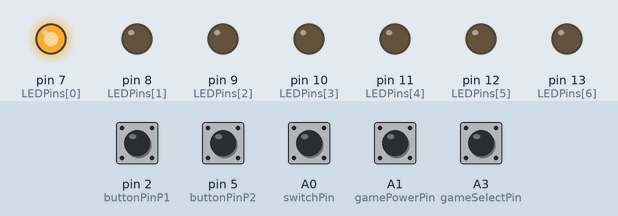
A sketch run on a simulated Arduino Uno, built with avr-gcc and run on an emulated ATmega328P. Parts: output pins drawn as LEDs (lit = HIGH). The test bench sets the inputs (shaded band); at power-on: A0 (switchPin), A1 (gamePowerPin), A3 (gameSelectPin), pin 2 (buttonPinP1), pin 5 (buttonPinP2) HIGH. What the sketch prints to the serial monitor is not drawn.

Above: at 2.8 s.
2.9 s: pin 2 (buttonPinP1) pulled LOW for 1.2 s
5.6 s: A0 (switchPin) pulled LOW for 1.2 s
Timing chart, 0 to 8.6 s (numbered marks = the images above; inputs shaded):
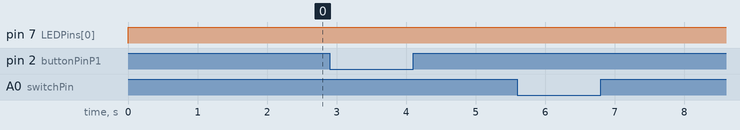

The sketch:

RLGLV2_Debug_Buttons_20230618104816.ino
```cpp
/*
 * Creator:     	Preston Gilmore/KYle Hawthorne
 * Last updated:	13 September 2022/ 21 January 2023
 * Project Name:	Red-Light Green-Light
*/

// constants won't change. They're used here to set pin numbers:
const int gamePowerPin = A1;    // the number of the game on/off Pin
const int gameSelectPin = A3;   // the number of the game select Pin (Game one/two)
const int switchPin = A0; 	    // the number of the Reset Game Switch on Remote
const int buttonPinP1 = 2; 	    // the number of the pushbutton pin - Player 1
const int buttonPinP2 = 5; 	    // the number of the pushbutton pin - Player 2
                                          // Index =>             0                   1                   2                 3                    4                    5                 6
const int LEDPins [7] = {7, 8, 9, 10, 11, 12, 13};    // { Arduino Game Light, Green LED PLayer 1, Yellow LED Player 1, Red LED Player 1, Green LED Player 2, Yellow LED Player 2, Red LED PLayer 2}
const int NumberOfLEDS = (sizeof(LEDPins)/sizeof(LEDPins[0]));

// Game constants
const int distanceToWin = 10000;
const int afterGameWaitTime = 5000;     // 5 Seconds

// Game variables
int P1Wins = 0;
int P2Wins = 0;
int P1Distance = 0;
int P2Distance = 0;
bool didP1Lose = false;
bool didP2Lose = false;
bool isNewGame = true;
int randomDuration = 0;
int gameState = 1;
int previousGameState = 1;


void setup() {
  Serial.begin(9600);
  randomSeed(analogRead(0));

  // initialize the LED pins as outputs:
  for (int i = 0; i < NumberOfLEDS; i++) {
    pinMode(LEDPins[i], OUTPUT);
  }

  // initialize the pushbutton pin as an input:
  pinMode(gamePowerPin, INPUT_PULLUP);
  pinMode(gameSelectPin, INPUT_PULLUP);
  pinMode(switchPin, INPUT_PULLUP);
  pinMode(buttonPinP2, INPUT_PULLUP);
  pinMode(buttonPinP1, INPUT_PULLUP);
}

void loop() {

  // Wait for Game Switch to Be Turned on
  digitalWrite(LEDPins[0], HIGH);
  if (digitalRead(A0) == LOW){
    Serial.println("A0 Low");
  }
    if (digitalRead(A1) == LOW){
    Serial.println("A1 Low");
  }
    if (digitalRead(A3) == LOW){
    Serial.println("A3 Low");
  }
    if (digitalRead(2) == LOW){
    Serial.println("2 Low");
  }
    if (digitalRead(5) == LOW){
    Serial.println("5 Low");
  }
  delay(1000);
  if(gamePowerPin == HIGH) {                            // While Game Pin Off....
    for (int i = 0; i < NumberOfLEDS; i++) {            // Turn Off All LED Relays (Leaves on normal light operations)
      digitalWrite(LEDPins[i], LOW);
    }
    P1Wins = 0;                                         // Reset All Game Variables
    P2Wins = 0;
    P1Distance = 0;
    P2Distance = 0;
    didP1Lose = false;
    didP2Lose = false;
    isNewGame = true;
  }
  if(gamePowerPin == LOW) {                              // Is Game turned on?
    digitalWrite(LEDPins[0], HIGH);                      // Turn on Game LED
    gameState = digitalRead(gameSelectPin);              // Read Game Select Switch
    if(gameState != previousGameState) {
      P1Wins = 0;                                        // Reset All Game Variables if Game Changed
      P2Wins = 0;
      P1Distance = 0;
      P2Distance = 0;
      didP1Lose = false;
      didP2Lose = false;
      isNewGame = true;

      previousGameState = gameState;                      // Reset Previous Game State
    }
    /* if (digitalRead(gameSelectPin) == 1) {                             // Game 1 Selected

      // Wait for a user to turn the game switch on
      while(digitalRead(switchPin) == HIGH) {
	      digitalWrite(LEDPins[1], LOW);      // P1 Green On
	      digitalWrite(LEDPins[3], LOW);      // P1 Red On
 	      digitalWrite(LEDPins[4], LOW);      // P2 Green On
	      digitalWrite(LEDPins[6], LOW);      // P2 Red On
	      delay(2000);
	      digitalWrite(LEDPins[1], HIGH);     // P1 Green Off
	      digitalWrite(LEDPins[3], HIGH);     // P1 Red Off
 	      digitalWrite(LEDPins[4], HIGH);     // P2 Green Off
	      digitalWrite(LEDPins[6], HIGH);     // P2 Red Off
	      delay(1000);
      }
      // Start new game
     while(digitalRead(switchPin) == LOW) {
	    // If new game, play the starting sequence
	      if(isNewGame) {
  	     // 1 2 3 Go!!!
  	      for(int i = 0; i < 3; i++) {
	          digitalWrite(LEDPins[3], LOW);      // P1 Red On
            digitalWrite(LEDPins[6], LOW);      // P2 Red On
    	      delay(100);
	          digitalWrite(LEDPins[3], HIGH);     // P1 Red Off
  	        digitalWrite(LEDPins[6], HIGH);     // P2 Red Off
      	    delay(900);
  	      }
  	      isNewGame = false;
  	    }

	      // Green light!!!
	      randomDuration = random(1000, 4000);
  	    for(int i = 0; i < randomDuration; i++) {
    	    digitalWrite(LEDPins[1], LOW);        // P1 Green On
          digitalWrite(LEDPins[4], LOW);        // P2 Green On

  	      // Increase the player distance while their button is held down
  	      if(digitalRead(buttonPinP1) == LOW) {
      	    P1Distance++;
  	      }
  	      if(digitalRead(buttonPinP2) == LOW) {
    	     P2Distance++;
  	      }
  	      if(P1Distance >= distanceToWin || P2Distance >= distanceToWin) {
    	     break;
  	      }
 	 	      delay(1);
	      }

	      // Turn the green light off and give a brief reaction time buffer
	      digitalWrite(LEDPins[1], HIGH);         // P1 Green Off
        digitalWrite(LEDPins[4], HIGH);         // P2 Green Off
	      delay(100);

	      // If game over, display results
	      if(P1Distance >= distanceToWin && P2Distance >= distanceToWin) {
  	      for(int i = 0; i < 3; i++) {
    	      digitalWrite(LEDPins[1], LOW);      // P1 Green On
            digitalWrite(LEDPins[4], LOW);      // P2 Green On
    	      delay(100);
	          digitalWrite(LEDPins[1], HIGH);     // P1 Green Off
            digitalWrite(LEDPins[4], HIGH);     // P2 Green Off
    	      delay(100);
  	      }
  	      P2Wins++;
  	      P1Wins++;
  	      digitalWrite(LEDPins[2], LOW);        // P1 Yellow On
          digitalWrite(LEDPins[5], LOW);        // P2 Yellow On
 	   	    isNewGame = true;
	      }
	      else if(P1Distance >= distanceToWin) {
  	      for(int i = 0; i < 3; i++) {
    	      digitalWrite(LEDPins[1], LOW);      // P1 Green On
            digitalWrite(LEDPins[4], LOW);      // P2 Green On
    	      delay(100);
	          digitalWrite(LEDPins[1], HIGH);     // P1 Green Off
            digitalWrite(LEDPins[4], HIGH);     // P2 Green Off
    	     delay(100);
        	}
          P1Wins++;
  	      digitalWrite(LEDPins[2], LOW);        // P1 Yellow On
 	       	isNewGame = true;
      	}
	      else if(P2Distance >= distanceToWin) {
        	for(int i = 0; i < 3; i++) {
    	     digitalWrite(LEDPins[1], LOW);      // P1 Green On
           digitalWrite(LEDPins[4], LOW);      // P2 Green On
        	  delay(100);
	         digitalWrite(LEDPins[1], HIGH);     // P1 Green Off
           digitalWrite(LEDPins[4], HIGH);     // P2 Green Off
        	  delay(100);
  	      }
        	P2Wins++;
  	      digitalWrite(LEDPins[5], LOW);        // P2 Yellow on
        	isNewGame = true;
	      }

	      // If the game is decided, exit the game loop
	      if(isNewGame) {
          break;
	      }

	      // Red light!!!
	      randomDuration = random(1000, 4000);
	      for(int i = 0; i < randomDuration; i++) {
	        digitalWrite(LEDPins[3], LOW);        // P1 Red On
          digitalWrite(LEDPins[6], LOW);        // P2 Red On

  	      // If a player is still holding down the button they lose
  	      if(digitalRead(buttonPinP1) == LOW) {
    	      didP1Lose = true;
  	      }
  	      if(digitalRead(buttonPinP2) == LOW) {
          	didP2Lose = true;
  	      }

  	      // If either player lost, end the game
  	      if(didP1Lose == true || didP2Lose == true) {
    	      break;
  	      }
 	   	    delay(1);
	      }

	      // Turn the red light off and give a brief reaction time buffer
        digitalWrite(LEDPins[3], HIGH);         // P1 Red Off
        digitalWrite(LEDPins[6], HIGH);         // P2 Red Off
	      delay(100);

	      // If game over, display results
	      if(didP1Lose && didP2Lose) {
  	      for(int i = 0; i < 3; i++) {
	          digitalWrite(LEDPins[3], LOW);      // P1 Red On
  	        digitalWrite(LEDPins[6], LOW);      // P2 Red On
    	      delay(100);
	          digitalWrite(LEDPins[3], HIGH);     // P1 Red Off
  	        digitalWrite(LEDPins[6], HIGH);     // P2 Red Off
    	      delay(100);
    	    }
  	      isNewGame = true;
	      }
	      else if(didP1Lose) {
  	      for(int i = 0; i < 3; i++) {
	          digitalWrite(LEDPins[3], LOW);      // P1 Red On
  	        digitalWrite(LEDPins[6], LOW);      // P2 Red On
    	      delay(100);
	          digitalWrite(LEDPins[3], HIGH);     // P1 Red Off
  	        digitalWrite(LEDPins[6], HIGH);     // P2 Red Off
    	      delay(100);
  	      }
  	      P2Wins++;
  	      digitalWrite(LEDPins[5], LOW);        // P2 Yellow On
    	    isNewGame = true;
	      }
	      else if(didP2Lose) {
  	      for(int i = 0; i < 3; i++) {
	          digitalWrite(LEDPins[3], LOW);      // P1 Red On
  	        digitalWrite(LEDPins[6], LOW);      // P2 Red On
    	      delay(100);
	          digitalWrite(LEDPins[3], HIGH);     // P1 Red Off
  	        digitalWrite(LEDPins[6], HIGH);     // P2 Red Off
    	      delay(100);
    	    }
        	P1Wins++;
  	      digitalWrite(LEDPins[2], LOW);        // P1 Yellow On
    	    isNewGame = true;
  	    }

	      //If the game is decided, exit the game loop
	      if(isNewGame) {
  	      break;
	      }
      } //End of the game loop

      //Reset game values
      P1Distance = 0;
      P2Distance = 0;
      didP1Lose = false;
      didP2Lose = false;
      isNewGame = true;

      //Wait for the user to turn the game switch off
      while(digitalRead(switchPin) == LOW) {
	      delay(1);
      }

      //Turn off All LEDs (Keep Game Power Light On)
      for (int i = 0; i < NumberOfLEDS; i++) {
       digitalWrite(LEDPins[i], HIGH);
      }
      delay(1000);

      //Blink each corresponding LED to the amount of wins that player has
      for(int i = 0; i < P1Wins || i < P2Wins; i++) {
	      if(i < P1Wins) {
  	      digitalWrite(LEDPins[2], LOW);      // P1 Yellow on
	      }
	      if(i < P2Wins) {
  	      digitalWrite(LEDPins, LOW);         // P2 Yellow On
	      }
  	    delay(100);
        for (int i = 0; i < NumberOfLEDS; i++) {    // Turn off LEDS
          digitalWrite(LEDPins[i], HIGH);
        }
	      delay(900);
      }
    }
    if(digitalRead(gameSelectPin) == 0) {                        // Game 2 Selected

    // Wait for a user to turn the game switch on
      while(digitalRead(switchPin) == HIGH) {
	      digitalWrite(LEDPins[1], LOW);      // P1 Green On
	      digitalWrite(LEDPins[3], LOW);      // P1 Red On
 	      digitalWrite(LEDPins[4], LOW);      // P2 Green On
	      digitalWrite(LEDPins[6], LOW);      // P2 Red On
	      delay(2000);
	      digitalWrite(LEDPins[1], HIGH);     // P1 Green Off
	      digitalWrite(LEDPins[3], HIGH);     // P1 Red Off
 	      digitalWrite(LEDPins[4], HIGH);     // P2 Green Off
	      digitalWrite(LEDPins[6], HIGH);     // P2 Red Off
	      delay(1000);
      }
      // Start new game
     while(digitalRead(switchPin) == LOW) {
	    // If new game, play the starting sequence
	      if(isNewGame) {
  	     // 1 2 3 Go!!!
  	      for(int i = 0; i < 3; i++) {
	          digitalWrite(LEDPins[3], LOW);      // P1 Red On
            digitalWrite(LEDPins[6], LOW);      // P2 Red On
    	      delay(100);
	          digitalWrite(LEDPins[3], HIGH);     // P1 Red Off
  	        digitalWrite(LEDPins[6], HIGH);     // P2 Red Off
      	    delay(900);
  	      }
  	      isNewGame = false;
  	    }

	      // Green light!!!
	      randomDuration = random(1000, 4000);
  	    for(int i = 0; i < randomDuration; i++) {
    	    digitalWrite(LEDPins[1], LOW);        // P1 Green On
          digitalWrite(LEDPins[4], LOW);        // P2 Green On

  	      // Check to See if a player has hit the button
  	      if(digitalRead(buttonPinP1) == LOW) {
      	    if(P2Distance >= distanceToWin) {
              P1Distance = 0;
            } else {
              P1Distance = distanceToWin;
            }
  	      }
  	      if(digitalRead(buttonPinP2) == LOW) {
    	      if(P1Distance >= distanceToWin) {
              P2Distance = 0;
            } else {
              P2Distance = distanceToWin;
            }
  	      }
  	      if(P1Distance >= distanceToWin || P2Distance >= distanceToWin) {
    	     break;
  	      }
 	 	      delay(1);
	      }

	      // Turn the green light off and give a brief reaction time buffer
	      digitalWrite(LEDPins[1], HIGH);         // P1 Green Off
        digitalWrite(LEDPins[4], HIGH);         // P2 Green Off
	      delay(100);

	      // If game over, display results
	      if(P1Distance >= distanceToWin && P2Distance >= distanceToWin) {
  	      for(int i = 0; i < 3; i++) {
    	      digitalWrite(LEDPins[1], LOW);      // P1 Green On
            digitalWrite(LEDPins[4], LOW);      // P2 Green On
    	      delay(100);
	          digitalWrite(LEDPins[1], HIGH);     // P1 Green Off
            digitalWrite(LEDPins[4], HIGH);     // P2 Green Off
    	      delay(100);
  	      }
  	      P2Wins++;
  	      P1Wins++;
  	      digitalWrite(LEDPins[2], LOW);        // P1 Yellow On
          digitalWrite(LEDPins[5], LOW);        // P2 Yellow On
 	   	    isNewGame = true;
	      }
	      else if(P1Distance >= distanceToWin) {
  	      for(int i = 0; i < 3; i++) {
    	      digitalWrite(LEDPins[1], LOW);      // P1 Green On
            digitalWrite(LEDPins[4], LOW);      // P2 Green On
    	      delay(100);
	          digitalWrite(LEDPins[1], HIGH);     // P1 Green Off
            digitalWrite(LEDPins[4], HIGH);     // P2 Green Off
    	     delay(100);
        	}
          P1Wins++;
  	      digitalWrite(LEDPins[2], LOW);        // P1 Yellow On
 	       	isNewGame = true;
      	}
	      else if(P2Distance >= distanceToWin) {
        	for(int i = 0; i < 3; i++) {
    	     digitalWrite(LEDPins[1], LOW);      // P1 Green On
           digitalWrite(LEDPins[4], LOW);      // P2 Green On
        	  delay(100);
	         digitalWrite(LEDPins[1], HIGH);     // P1 Green Off
           digitalWrite(LEDPins[4], HIGH);     // P2 Green Off
        	  delay(100);
  	      }
        	P2Wins++;
  	      digitalWrite(LEDPins[5], LOW);        // P2 Yellow on
        	isNewGame = true;
	      }

	      // If the game is decided, exit the game loop
	      if(isNewGame) {
          break;
	      }

	      // Red light!!!
	      randomDuration = random(1000, 4000);
	      for(int i = 0; i < randomDuration; i++) {
	        digitalWrite(LEDPins[3], LOW);        // P1 Red On
          digitalWrite(LEDPins[6], LOW);        // P2 Red On

  	      // If a player is still holding down the button they lose
  	      if(digitalRead(buttonPinP1) == LOW) {
    	      didP1Lose = true;
  	      }
  	      if(digitalRead(buttonPinP2) == LOW) {
          	didP2Lose = true;
  	      }

  	      // If either player lost, end the game
  	      if(didP1Lose == true || didP2Lose == true) {
    	      break;
  	      }
 	   	    delay(1);
	      }

	      // Turn the red light off and give a brief reaction time buffer
        digitalWrite(LEDPins[3], HIGH);         // P1 Red Off
        digitalWrite(LEDPins[6], HIGH);         // P2 Red Off
	      delay(100);

	      // If game over, display results
	      if(didP1Lose && didP2Lose) {
  	      for(int i = 0; i < 3; i++) {
	          digitalWrite(LEDPins[3], LOW);      // P1 Red On
  	        digitalWrite(LEDPins[6], LOW);      // P2 Red On
    	      delay(100);
	          digitalWrite(LEDPins[3], HIGH);     // P1 Red Off
  	        digitalWrite(LEDPins[6], HIGH);     // P2 Red Off
    	      delay(100);
    	    }
  	      isNewGame = true;
	      }
	      else if(didP1Lose) {
  	      for(int i = 0; i < 3; i++) {
	          digitalWrite(LEDPins[3], LOW);      // P1 Red On
  	        digitalWrite(LEDPins[6], LOW);      // P2 Red On
    	      delay(100);
	          digitalWrite(LEDPins[3], HIGH);     // P1 Red Off
  	        digitalWrite(LEDPins[6], HIGH);     // P2 Red Off
    	      delay(100);
  	      }
  	      P2Wins++;
  	      digitalWrite(LEDPins[5], LOW);        // P2 Yellow On
    	    isNewGame = true;
	      }
	      else if(didP2Lose) {
  	      for(int i = 0; i < 3; i++) {
	          digitalWrite(LEDPins[3], LOW);      // P1 Red On
  	        digitalWrite(LEDPins[6], LOW);      // P2 Red On
    	      delay(100);
	          digitalWrite(LEDPins[3], HIGH);     // P1 Red Off
  	        digitalWrite(LEDPins[6], HIGH);     // P2 Red Off
    	      delay(100);
    	    }
        	P1Wins++;
  	      digitalWrite(LEDPins[2], LOW);        // P1 Yellow On
    	    isNewGame = true;
  	    }

	      //If the game is decided, exit the game loop
	      if(isNewGame) {
  	      break;
	      }
      } //End of the game loop

      //Reset game values
      P1Distance = 0;
      P2Distance = 0;
      didP1Lose = false;
      didP2Lose = false;
      isNewGame = true;

      //Wait for the user to turn the game switch off
      while(digitalRead(switchPin) == LOW) {
	      delay(1);
      }

      //Turn off All LEDs
      for (int i = 0; i < NumberOfLEDS; i++) {
       digitalWrite(LEDPins[i], HIGH);
      }
      delay(1000);

      //Blink each corresponding LED to the amount of wins that player has
      for(int i = 0; i < P1Wins || i < P2Wins; i++) {
	      if(i < P1Wins) {
  	      digitalWrite(LEDPins[2], LOW);      // P1 Yellow on
	      }
	      if(i < P2Wins) {
  	      digitalWrite(LEDPins, LOW);         // P2 Yellow On
	      }
  	    delay(100);
        for (int i = 0; i < NumberOfLEDS; i++) {    // Turn off LEDS
          digitalWrite(LEDPins[i], HIGH);
        }
	      delay(900);
      }
    } */
  }
}
```

Measured:
- after the input at 2.9 s, every drawn part: stays the same
- after the input at 5.6 s, every drawn part: stays the same
